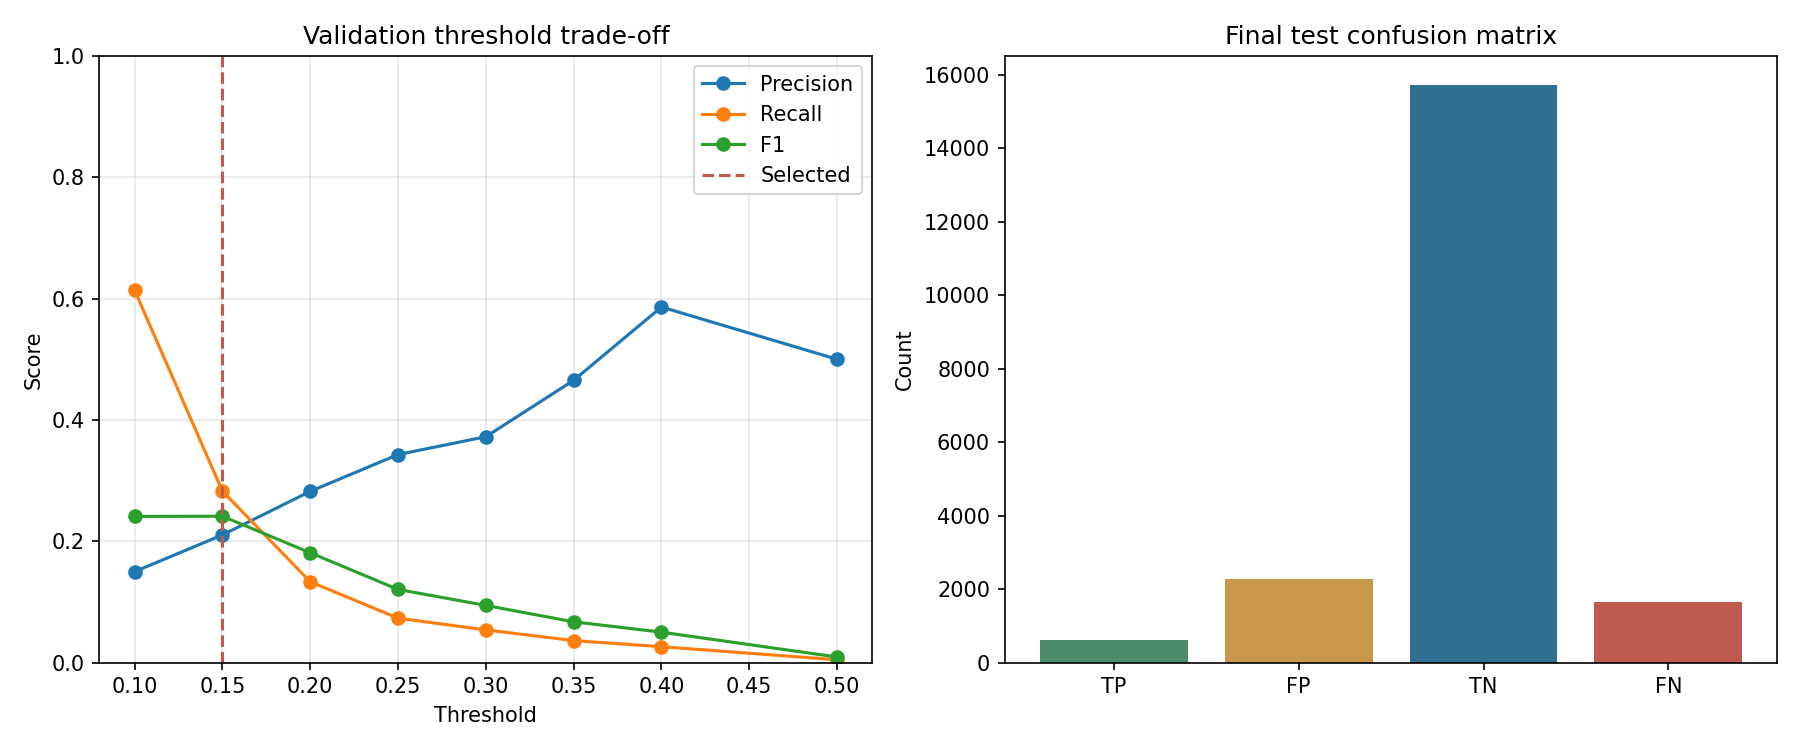

Generate this figure with Python:
"""Step 24: select final model and optimize decision threshold on validation data only."""

from pathlib import Path
import json
import sys

import joblib
import matplotlib

matplotlib.use("Agg")

import matplotlib.pyplot as plt
import numpy as np
import pandas as pd
from sklearn.metrics import (
    accuracy_score,
    average_precision_score,
    brier_score_loss,
    confusion_matrix,
    f1_score,
    precision_score,
    recall_score,
    roc_auc_score,
)
from sklearn.model_selection import GroupShuffleSplit

PROJECT_ROOT = Path(__file__).resolve().parent.parent
sys.path.insert(0, str(PROJECT_ROOT / "analysis"))

from step22_preprocessing import (  # noqa: E402
    APPROVED_FEATURES,
    GROUP,
    RANDOM_STATE,
    TARGET,
    build_preprocessor,
    choose_group_split,
    load_data,
)
from step23_train_models import build_models  # noqa: E402

TRAIN_PROCESSED = PROJECT_ROOT / "data" / "train_processed.csv"
TEST_PROCESSED = PROJECT_ROOT / "data" / "test_processed.csv"
COMPARISON_PATH = PROJECT_ROOT / "analysis" / "step23_model_comparison.csv"
THRESHOLD_CSV = PROJECT_ROOT / "analysis" / "step24_threshold_results.csv"
THRESHOLD_PLOT = PROJECT_ROOT / "analysis" / "step24_threshold_analysis.png"
REPORT_PATH = PROJECT_ROOT / "analysis" / "step24_final_model_report.md"
MODEL_DIR = PROJECT_ROOT / "models"
SELECTION_PATH = PROJECT_ROOT / "analysis" / "step24_final_selection.json"

THRESHOLDS = [0.10, 0.15, 0.20, 0.25, 0.30, 0.35, 0.40, 0.50]
VAL_SIZE = 0.15
MIN_RECALL_FOR_SELECTION = 0.20


def select_model_name(comparison: pd.DataFrame) -> str:
    ranked = comparison.sort_values(
        ["average_precision", "roc_auc", "brier_score"],
        ascending=[False, False, True],
    )
    return str(ranked.iloc[0]["model"])


def build_model_by_name(model_name: str):
    model, _ = build_models()[model_name]
    return model


def fit_with_imbalance(model, features, target, model_name: str):
    """Match Step 23: class-weighted linear/forest models; unweighted gradient boosting."""
    if model_name == "gradient_boosting":
        model.fit(features, target)
    else:
        model.fit(features, target)


def threshold_metrics(y_true, probabilities, threshold):
    predictions = (probabilities >= threshold).astype(int)
    tn, fp, fn, tp = confusion_matrix(y_true, predictions, labels=[0, 1]).ravel()
    specificity = tn / (tn + fp) if (tn + fp) else 0.0
    sensitivity = tp / (tp + fn) if (tp + fn) else 0.0
    return {
        "threshold": threshold,
        "precision": precision_score(y_true, predictions, zero_division=0),
        "recall": recall_score(y_true, predictions, zero_division=0),
        "f1": f1_score(y_true, predictions, zero_division=0),
        "accuracy": accuracy_score(y_true, predictions),
        "specificity": specificity,
        "sensitivity": sensitivity,
        "tp": int(tp),
        "fp": int(fp),
        "tn": int(tn),
        "fn": int(fn),
    }


def choose_threshold(results: pd.DataFrame) -> float:
    eligible = results[results["recall"] >= MIN_RECALL_FOR_SELECTION]
    if not eligible.empty:
        return float(eligible.sort_values(["f1", "precision"], ascending=False).iloc[0]["threshold"])
    return float(results.sort_values(["f1", "recall"], ascending=False).iloc[0]["threshold"])


def main() -> None:
    if not COMPARISON_PATH.is_file():
        raise FileNotFoundError("Run Step 23 before Step 24.")

    comparison = pd.read_csv(COMPARISON_PATH)
    model_name = select_model_name(comparison)
    data = load_data()
    train_idx, _ = choose_group_split(data)
    train_raw = data.iloc[train_idx].copy()

    splitter = GroupShuffleSplit(
        n_splits=1, test_size=VAL_SIZE, random_state=RANDOM_STATE
    )
    sub_train_idx, val_idx = next(
        splitter.split(train_raw, train_raw[TARGET], train_raw[GROUP])
    )
    sub_train = train_raw.iloc[sub_train_idx]
    val_raw = train_raw.iloc[val_idx]

    preprocessor = build_preprocessor()
    preprocessor.fit(sub_train[APPROVED_FEATURES])
    sub_x = preprocessor.transform(sub_train[APPROVED_FEATURES])
    val_x = preprocessor.transform(val_raw[APPROVED_FEATURES])
    sub_y = sub_train[TARGET]
    val_y = val_raw[TARGET]

    feature_names = list(preprocessor.get_feature_names_out())
    sub_frame = pd.DataFrame(sub_x, columns=feature_names)
    val_frame = pd.DataFrame(val_x, columns=feature_names)

    model = build_model_by_name(model_name)
    fit_with_imbalance(model, sub_frame, sub_y, model_name)
    val_prob = model.predict_proba(val_frame)[:, 1]

    threshold_rows = [threshold_metrics(val_y, val_prob, t) for t in THRESHOLDS]
    threshold_df = pd.DataFrame(threshold_rows)
    selected_threshold = choose_threshold(threshold_df)
    threshold_df["selected"] = threshold_df["threshold"] == selected_threshold
    threshold_df.to_csv(THRESHOLD_CSV, index=False)

    train_processed = pd.read_csv(TRAIN_PROCESSED)
    test_processed = pd.read_csv(TEST_PROCESSED)
    train_x = train_processed.drop(columns=[TARGET])
    train_y = train_processed[TARGET]
    test_x = test_processed.drop(columns=[TARGET])
    test_y = test_processed[TARGET]

    preprocessor_full = build_preprocessor()
    preprocessor_full.fit(train_raw[APPROVED_FEATURES])
    final_model = build_model_by_name(model_name)
    fit_with_imbalance(final_model, train_x, train_y, model_name)

    MODEL_DIR.mkdir(parents=True, exist_ok=True)
    joblib.dump(final_model, MODEL_DIR / "final_model.joblib")
    joblib.dump(preprocessor_full, MODEL_DIR / "preprocessor.joblib")
    joblib.dump(
        {
            "model_name": model_name,
            "threshold": selected_threshold,
            "feature_names": feature_names,
        },
        MODEL_DIR / "final_model_config.joblib",
    )

    test_prob = final_model.predict_proba(test_x)[:, 1]
    test_pred = (test_prob >= selected_threshold).astype(int)
    tn, fp, fn, tp = confusion_matrix(test_y, test_pred, labels=[0, 1]).ravel()

    test_metrics = {
        "roc_auc": roc_auc_score(test_y, test_prob),
        "average_precision": average_precision_score(test_y, test_prob),
        "precision": precision_score(test_y, test_pred, zero_division=0),
        "recall": recall_score(test_y, test_pred, zero_division=0),
        "f1": f1_score(test_y, test_pred, zero_division=0),
        "specificity": tn / (tn + fp) if (tn + fp) else 0.0,
        "sensitivity": tp / (tp + fn) if (tp + fn) else 0.0,
        "brier_score": brier_score_loss(test_y, test_prob),
        "confusion_matrix": {"tn": int(tn), "fp": int(fp), "fn": int(fn), "tp": int(tp)},
    }

    val_selected = threshold_df[threshold_df["threshold"] == selected_threshold].iloc[0]
    selection = {
        "selected_model": model_name,
        "selected_threshold": selected_threshold,
        "validation_metrics_at_selected_threshold": val_selected.to_dict(),
        "test_metrics": test_metrics,
    }
    SELECTION_PATH.write_text(json.dumps(selection, indent=2), encoding="utf-8")

    figure, axes = plt.subplots(1, 2, figsize=(12, 5))
    axes[0].plot(threshold_df["threshold"], threshold_df["precision"], marker="o", label="Precision")
    axes[0].plot(threshold_df["threshold"], threshold_df["recall"], marker="o", label="Recall")
    axes[0].plot(threshold_df["threshold"], threshold_df["f1"], marker="o", label="F1")
    axes[0].axvline(selected_threshold, color="#c05a4e", linestyle="--", label="Selected")
    axes[0].set_title("Validation threshold trade-off")
    axes[0].set_xlabel("Threshold")
    axes[0].set_ylabel("Score")
    axes[0].set_ylim(0, 1)
    axes[0].legend()
    axes[0].grid(alpha=0.3)

    axes[1].bar(["TP", "FP", "TN", "FN"], [tp, fp, tn, fn], color=["#4c8c6b", "#c99749", "#2f6f8f", "#c05a4e"])
    axes[1].set_title("Final test confusion matrix")
    axes[1].set_ylabel("Count")
    figure.tight_layout()
    figure.savefig(THRESHOLD_PLOT, dpi=150)
    plt.close(figure)

    report_lines = [
        "# Step 24: Final Model and Threshold Selection",
        "",
        "## Selected final model",
        "",
        f"- Model: `{model_name}`.",
        f"- Selection priority: highest validation-stage PR-AUC / average precision from Step 23, then ROC-AUC, then Brier score.",
        "",
        "## Selected threshold",
        "",
        f"- Threshold: `{selected_threshold:.2f}`.",
        f"- Thresholds evaluated on validation only: {', '.join(f'{t:.2f}' for t in THRESHOLDS)}.",
        f"- Rule: among thresholds with recall >= {MIN_RECALL_FOR_SELECTION:.2f}, choose the highest F1; if none qualify, choose the best F1 overall.",
        "- This avoids selecting a threshold only because it maximizes recall.",
        "",
        "## Validation results (threshold selection)",
        "",
        threshold_df.round(4).to_string(index=False),
        "",
        f"At the selected threshold on validation: precision={val_selected['precision']:.4f}, recall={val_selected['recall']:.4f}, F1={val_selected['f1']:.4f}, specificity={val_selected['specificity']:.4f}, sensitivity={val_selected['sensitivity']:.4f}.",
        "",
        "## Final held-out test evaluation (untouched during threshold selection)",
        "",
        f"- ROC-AUC: {test_metrics['roc_auc']:.4f}",
        f"- PR-AUC / average precision: {test_metrics['average_precision']:.4f}",
        f"- Precision: {test_metrics['precision']:.4f}",
        f"- Recall: {test_metrics['recall']:.4f}",
        f"- F1: {test_metrics['f1']:.4f}",
        f"- Specificity: {test_metrics['specificity']:.4f}",
        f"- Sensitivity: {test_metrics['sensitivity']:.4f}",
        f"- Brier score: {test_metrics['brier_score']:.4f}",
        f"- Confusion matrix: TN={tn}, FP={fp}, FN={fn}, TP={tp}",
        "",
        "## Limitations",
        "",
        "- Performance remains modest because only admission-time features approved in Step 21 were used.",
        "- Threshold selection used a patient-grouped validation subset of training data; it did not use the held-out test set.",
        "- Results describe estimated readmission risk patterns in historical UCI data, not clinical causation.",
        "",
        "STEP 24 STATUS: COMPLETE",
    ]
    REPORT_PATH.write_text("\n".join(report_lines), encoding="utf-8")

    print("=" * 70)
    print("STEP 24: FINAL MODEL AND THRESHOLD SELECTION")
    print("=" * 70)
    print(f"Selected model: {model_name}")
    print(f"Selected threshold: {selected_threshold:.2f}")
    print("Final test ROC-AUC:", round(test_metrics["roc_auc"], 4))
    print("Final test PR-AUC:", round(test_metrics["average_precision"], 4))
    print("STEP 24 STATUS: COMPLETE")


if __name__ == "__main__":
    main()
